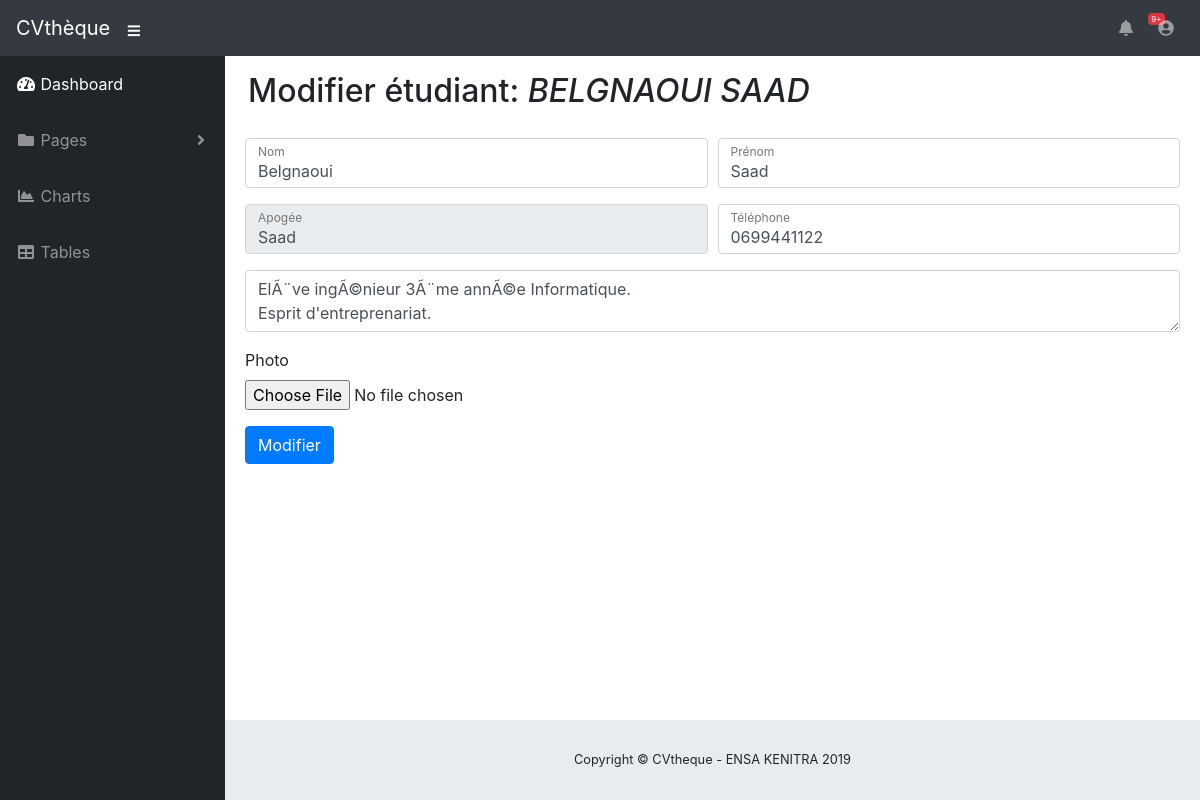
Page /admin/modifierEtudiant.php?idEtudiant=2 on the earlier database version.
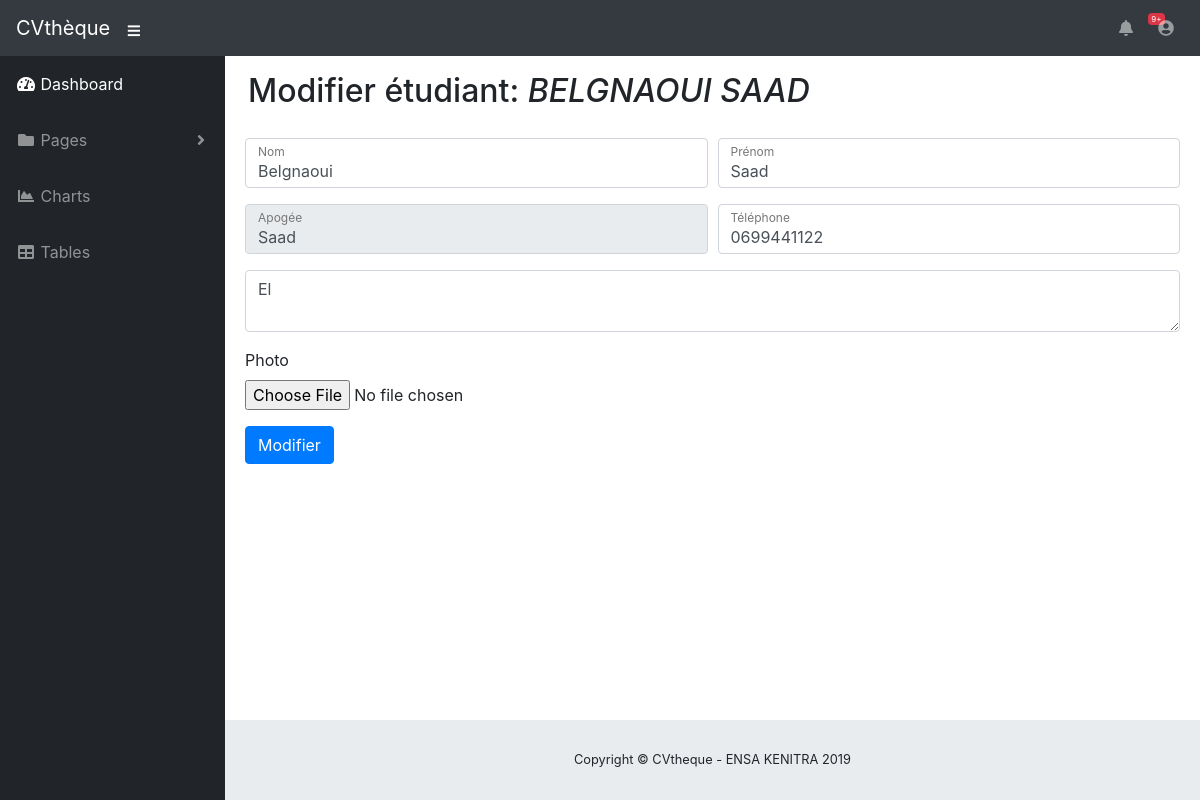
Same page on the later database version.
### tables this page shows
CREATE TABLE `etudiants` (
  `id` int(11) NOT NULL,
  `numero_apogee` varchar(255) NOT NULL,
  `nom` varchar(60) NOT NULL,
  `prenom` varchar(60) NOT NULL,
  `phone` varchar(30) NOT NULL,
  `email` varchar(255) NOT NULL,
  `description` varchar(255) NOT NULL,
  `image` varchar(255) DEFAULT NULL
);

### sources/lib.php (called while the page is built, shortened)
<?php
function infoEtudiant($id,$conn){
  $selectEtudiant = $conn->prepare("SELECT * FROM etudiants WHERE id=:id limit 1");
  $selectEtudiant->bindParam(':id',$id);
  $selectEtudiant->execute();
  if($selectEtudiant && $selectEtudiant->rowCount() > 0){
    return $selectEtudiant;
  }
}
 ?>

### admin/modifierEtudiant.php (the view, shortened to what this page needs)
  <?php
  require '../config/dbConnection.php';
  require '../sources/lib.php';
  if (isset($_GET['idEtudiant'])){
    $e = infoEtudiant($_GET['idEtudiant'],$conn)->fetch();
}
  else{
    header("Location: listerEtudiants.php");
  }
   ?>
<!DOCTYPE html>
<html lang="en">
<head>
  <?php require('../includes/styles.php'); ?>
</head>
<body id="page-top">
  <?php   require('../includes/topnav.php'); ?>
  <div id="wrapper">
    <?php   require('../includes/sidenav.php'); ?>
    <div id="content-wrapper">
      <div id="container-fluid">
        <div class="col-12 ml-2">
          <h2>Modifier étudiant: <i><?= strtoupper($e['nom'] . " " . $e['prenom'])?></i></h2>
        </div>
        <?php   require('../includes/footer.php'); ?>
        <div class="card-body">
        <form method="POST" enctype="multipart/form-data">
          <div class="form-group">
            <div class="form-row">
              <div class="col-md-6">
                <div class="form-label-group">
                  <input type="text"  name="nom" id="nom" class="form-control" value="<?= $e['nom'] ?>" required="required" autofocus="autofocus">
                  <label for="nom">Nom </label>
                </div>
              </div>
              <div class="col-md-6">
                <div class="form-label-group">
                  <input type="text"  name="prenom" id="prenom" class="form-control" value="<?= $e['prenom'] ?>" required="required" autofocus="autofocus">
                  <label for="prenom">Prénom</label>
                </div>
              </div>
            </div>
          </div>
          <div class="form-group">
            <div class="form-row">
              <div class="col-6">
                <div class="form-label-group">
                  <input type="text" id="apogee" name="apogee" class="form-control"  value="<?= $e['numero_apogee'] ?>" disabled></textarea>
                  <label for="apogee">Apogée</label>
                </div>
              </div>
              <div class="col-6">
                <div class="form-label-group">
                  <input  type="text" id="phone" name="phone" class="form-control"  value="<?= $e['phone'] ?>" required="required"></textarea>
                  <label for="phone">Téléphone</label>
                </div>
              </div>
            </div>
          </div>
          <div class="form-group">
            <div class="form-row">
              <div class="col-12">
                <div class="form-label-group">
                  <textarea  name="description" id="description" class="form-control"><?= $e['description'] ?></textarea>
                </div>
              </div>
            </div>
          </div>
          <div class="form-group">
            <label for="photo">Photo</label>
            <input type="file" class="form-control-file" id="photo" name="photo">
          </div>
          <button type="submit" name="submit" class="btn btn-primary">Modifier</button>
        </form>
      </div>
      </div>
    </div>
  </div>
</body>
</html>

Differences in the rows shown:
changed etudiants "BELGNAOUI SAAD": description "ElÃ¨ve ingÃ©nieur 3Ã¨me annÃ©e Informatique. Esprit d'entreprenariat." → "El"
